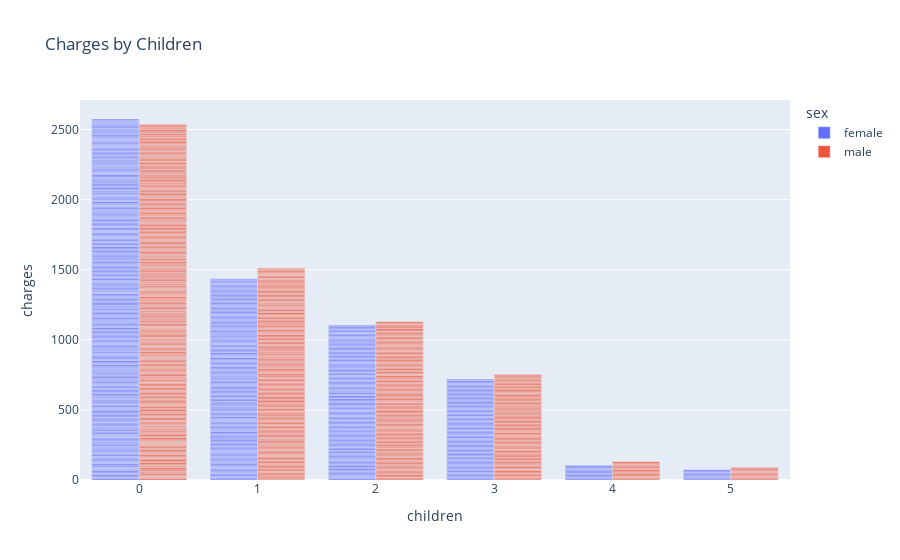

The code cell stored with this chart in its notebook:
### Code cell
fig = px.bar(df, x='children', y='charges', color='sex',title='Charges by Children',barmode='group')
fig.show()

### Figure 1 — Plotly figure (JSON) as saved in the notebook; plotly's stock layout.template omitted (floating-point values rounded to 4 significant figures; data arrays with more than 128 entries replaced by an {"elided": "..."} marker saying what was removed)
{"data": [{"alignmentgroup": "True", "hovertemplate": "sex=female<br>children=%{x}<br>charges=%{y}<extra></extra>", "legendgroup": "female", "marker": {"color": "#636efa", "pattern": {"shape": ""}}, "name": "female", "offsetgroup": "female", "orientation": "v", "showlegend": true, "textposition": "auto", "type": "bar", "x": {"elided": "661 int values"}, "xaxis": "x", "y": {"elided": "661 float values"}, "yaxis": "y"}, {"alignmentgroup": "True", "hovertemplate": "sex=male<br>children=%{x}<br>charges=%{y}<extra></extra>", "legendgroup": "male", "marker": {"color": "#EF553B", "pattern": {"shape": ""}}, "name": "male", "offsetgroup": "male", "orientation": "v", "showlegend": true, "textposition": "auto", "type": "bar", "x": {"elided": "675 int values"}, "xaxis": "x", "y": {"elided": "675 float values"}, "yaxis": "y"}], "layout": {"barmode": "group", "legend": {"title": {"text": "sex"}, "tracegroupgap": 0}, "title": {"text": "Charges by Children"}, "xaxis": {"anchor": "y", "domain": [0, 1], "title": {"text": "children"}}, "yaxis": {"anchor": "x", "domain": [0, 1], "title": {"text": "charges"}}}}
